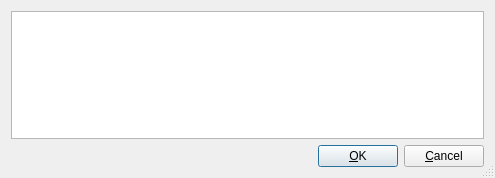
<?xml version="1.0" encoding="UTF-8"?>
<ui version="4.0">
<comment> Begin CVS Header </comment>
<comment>   $Source: /Volumes/Home/Users/shoops/cvs/copasi_dev/copasi/UI/CQTextDialog.ui,v $ </comment>
<comment>   $Revision: 1.3 $ </comment>
<comment>   $Name:  $ </comment>
<comment>   $Author: shoops $ </comment>
<comment>   $Date: 2011/09/16 12:57:41 $ </comment>
<comment> End CVS Header </comment>

<comment> Copyright (C) 2011 by Pedro Mendes, Virginia Tech Intellectual </comment>
<comment> Properties, Inc., University of Heidelberg, and The University </comment>
<comment> of Manchester. </comment>
<comment> All rights reserved. </comment>

 <class>CQTextDialog</class>
 <widget class="QDialog" name="CQTextDialog">
  <property name="geometry">
   <rect>
    <x>0</x>
    <y>0</y>
    <width>495</width>
    <height>178</height>
   </rect>
  </property>
  <property name="windowTitle">
   <string>Text Dialog</string>
  </property>
  <property name="sizeGripEnabled">
   <bool>true</bool>
  </property>
  <layout class="QVBoxLayout">
   <item>
    <widget class="QTextEdit" name="mpTextEdit"/>
   </item>
   <item>
    <layout class="QHBoxLayout">
     <property name="spacing">
      <number>6</number>
     </property>
     <property name="margin">
      <number>0</number>
     </property>
     <item>
      <spacer name="mpSpacer">
       <property name="orientation">
        <enum>Qt::Horizontal</enum>
       </property>
       <property name="sizeType">
        <enum>QSizePolicy::Expanding</enum>
       </property>
       <property name="sizeHint" stdset="0">
        <size>
         <width>20</width>
         <height>20</height>
        </size>
       </property>
      </spacer>
     </item>
     <item>
      <widget class="QPushButton" name="mpBtnOK">
       <property name="text">
        <string>&amp;OK</string>
       </property>
       <property name="shortcut">
        <string/>
       </property>
       <property name="autoDefault">
        <bool>true</bool>
       </property>
       <property name="default">
        <bool>true</bool>
       </property>
      </widget>
     </item>
     <item>
      <widget class="QPushButton" name="mpBtnCancel">
       <property name="text">
        <string>&amp;Cancel</string>
       </property>
       <property name="shortcut">
        <string/>
       </property>
       <property name="autoDefault">
        <bool>true</bool>
       </property>
      </widget>
     </item>
    </layout>
   </item>
  </layout>
 </widget>
 <layoutdefault spacing="6" margin="11"/>
 <resources/>
 <connections>
  <connection>
   <sender>mpBtnOK</sender>
   <signal>clicked()</signal>
   <receiver>CQTextDialog</receiver>
   <slot>accept()</slot>
   <hints>
    <hint type="sourcelabel">
     <x>20</x>
     <y>20</y>
    </hint>
    <hint type="destinationlabel">
     <x>20</x>
     <y>20</y>
    </hint>
   </hints>
  </connection>
  <connection>
   <sender>mpBtnCancel</sender>
   <signal>clicked()</signal>
   <receiver>CQTextDialog</receiver>
   <slot>reject()</slot>
   <hints>
    <hint type="sourcelabel">
     <x>20</x>
     <y>20</y>
    </hint>
    <hint type="destinationlabel">
     <x>20</x>
     <y>20</y>
    </hint>
   </hints>
  </connection>
 </connections>
</ui>
